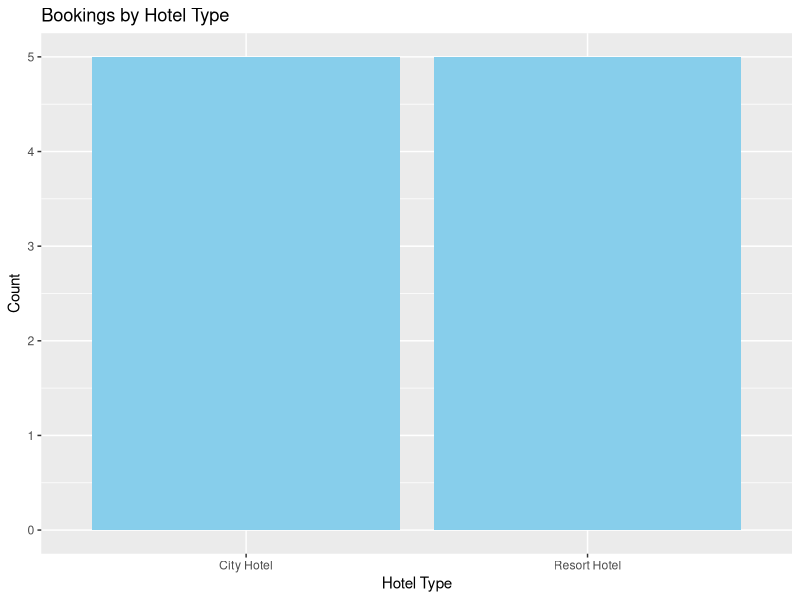
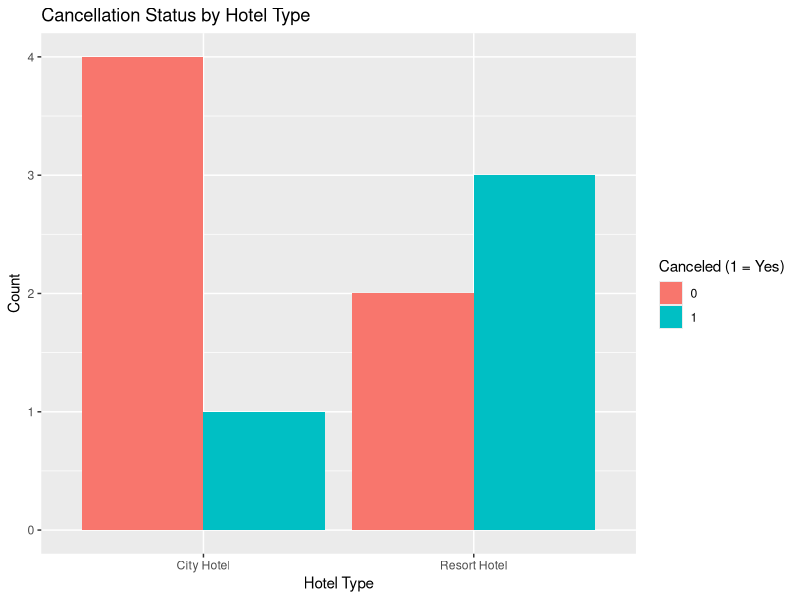
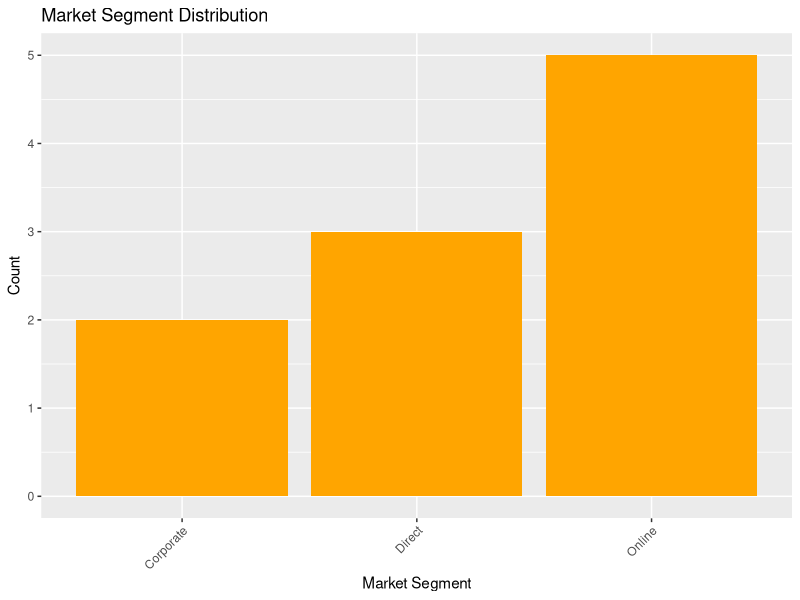

Write the R code that produced these figures, in order.
# HOTEL BOOKING DEMAND — SAMPLE DATA CREATED IN R
library(dplyr)
library(ggplot2)
# 1. CREATE SAMPLE HOTEL BOOKING DATA
hotel <- data.frame(
  hotel = c("City Hotel","Resort Hotel","City Hotel","Resort Hotel","City Hotel",
            "Resort Hotel","City Hotel","Resort Hotel","City Hotel","Resort Hotel"),
  is_canceled = c(0,1,0,0,1,1,0,1,0,0),
  lead_time = c(50,120,30,200,15,300,60,90,25,40),
  adr = c(100,150,110,200,90,180,105,160,115,130),
  market_segment = c("Online","Direct","Online","Corporate","Direct",
                     "Online","Corporate","Online","Direct","Online"),
  children = c(0,1,0,2,0,1,0,0,1,0)
)
print(hotel)
# 2. DATA CLEANING
# Remove duplicates
hotel <- distinct(hotel)
# Replace NA children with 0 (none in sample)
hotel$children[is.na(hotel$children)] <- 0
# Remove rows with missing values
hotel <- na.omit(hotel)
# Summary after cleaning
summary(hotel)
# 3. BASIC EDA
# Bookings per hotel type
print(table(hotel$hotel))
# Cancellation count
print(table(hotel$is_canceled))
# Market segment distribution
print(table(hotel$market_segment))
# 4. EXPLORE RELATIONSHIPS
# Relationship: Hotel type vs cancellation
relation <- hotel %>%
  group_by(hotel, is_canceled) %>%
  summarise(count = n())
print(relation)
# Correlation between lead time and ADR
print(cor(hotel$lead_time, hotel$adr))
# 5. BAR GRAPHS (MAIN OUTPUT)
# Bar 1 — Bookings per hotel type
ggplot(hotel, aes(x = hotel)) +
  geom_bar(fill = "skyblue") +
  ggtitle("Bookings by Hotel Type") +
  ylab("Count") +
  xlab("Hotel Type")
# Bar 2 — Cancellations by hotel
ggplot(hotel, aes(x = hotel, fill = factor(is_canceled))) +
  geom_bar(position = "dodge") +
  ggtitle("Cancellation Status by Hotel Type") +
  xlab("Hotel Type") +
  ylab("Count") +
  scale_fill_discrete(name = "Canceled (1 = Yes)")
# Bar 3 — Market Segment
ggplot(hotel, aes(x = market_segment)) +
  geom_bar(fill = "orange") +
  ggtitle("Market Segment Distribution") +
  xlab("Market Segment") +
  ylab("Count") +
  theme(axis.text.x = element_text(angle = 45, hjust = 1))
